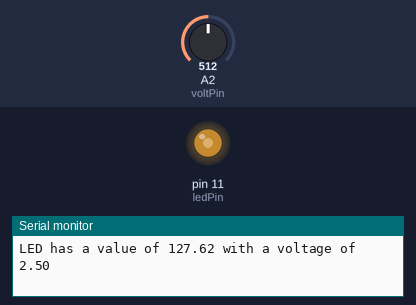
A sketch run on a simulated Arduino Uno, built with avr-gcc and run on an emulated ATmega328P. Parts: output pins drawn as LEDs (lit = HIGH), the last lines printed to the serial monitor. The test bench sets the inputs (shaded band); at power-on: A2 (voltPin) = 512.

Above: at 1.2 s.
1.3 s: A2 (voltPin) set to 716
At 2.2 s:
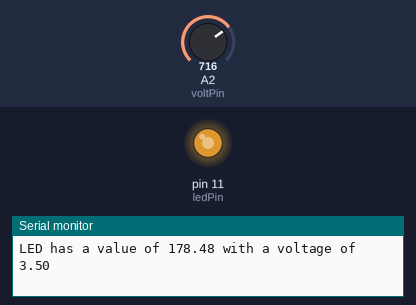
2.8 s: A2 (voltPin) set to 418
At 4.1 s:
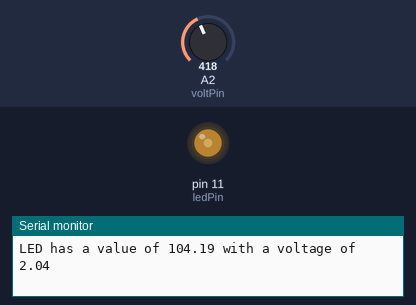
5.8 s: A2 (voltPin) set to 386
At 6.5 s:
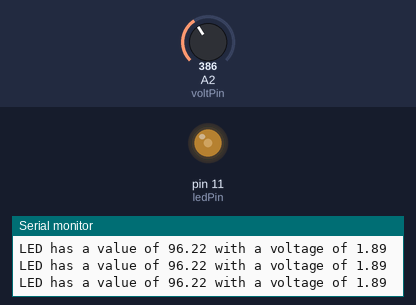
7.3 s: A2 (voltPin) set to 122
At 8.3 s:
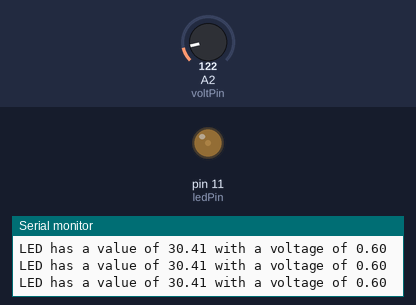
8.8 s: A2 (voltPin) set to 0
At 10.0 s:
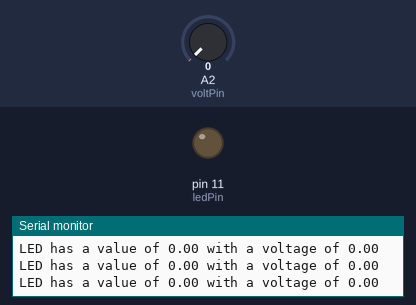
10.3 s: A2 (voltPin) set to 37
At 10.6 s:
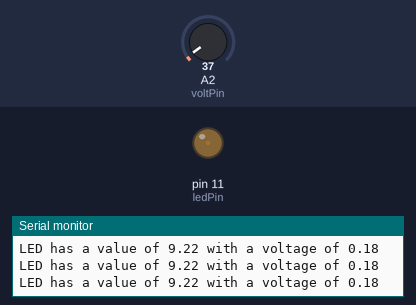
13.3 s: A2 (voltPin) set to 45
Timing chart, 0 to 16.3 s (numbered marks = the images above; inputs shaded):
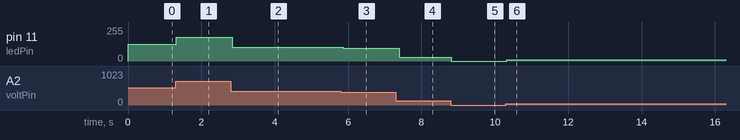

Measured:
- after the input at 1.3 s, pin 11 (ledPin): 127/255 → 178/255 at once
- after the input at 2.8 s, pin 11 (ledPin): 178/255 → 104/255 at once
- after the input at 5.8 s, pin 11 (ledPin): 104/255 → 96/255 after 0.07 s
- after the input at 7.3 s, pin 11 (ledPin): 96/255 → 30/255 after 0.09 s
- after the input at 8.8 s, pin 11 (ledPin): 30/255 → 0/255 at once
- after the input at 10.3 s, pin 11 (ledPin): 0/255 → 9/255 at once
- after the input at 13.3 s, pin 11 (ledPin): 9/255 → 11/255 after 0.06 s

The sketch:

Bright_Dim_Pot_LED.ino
```cpp
int voltPin=A2, readVal, dly=100, ledPin=11;
float v2, ledVal;
String ledString="LED has a value of ", potString=" with a voltage of ";

void setup() {
  // put your setup code here, to run once:
pinMode(ledPin, OUTPUT);
Serial.begin(9600);
}

void loop() {
  // put your main code here, to run repeatedly:

  readVal=analogRead(voltPin);
  v2=(5./1023.) *readVal;
  ledVal=(readVal*255.)/(1023.);
  analogWrite(ledPin, ledVal);

  Serial.print(ledString);
  Serial.print(ledVal);
  Serial.print(potString);
  Serial.println(v2);
  delay(dly);

}
```
